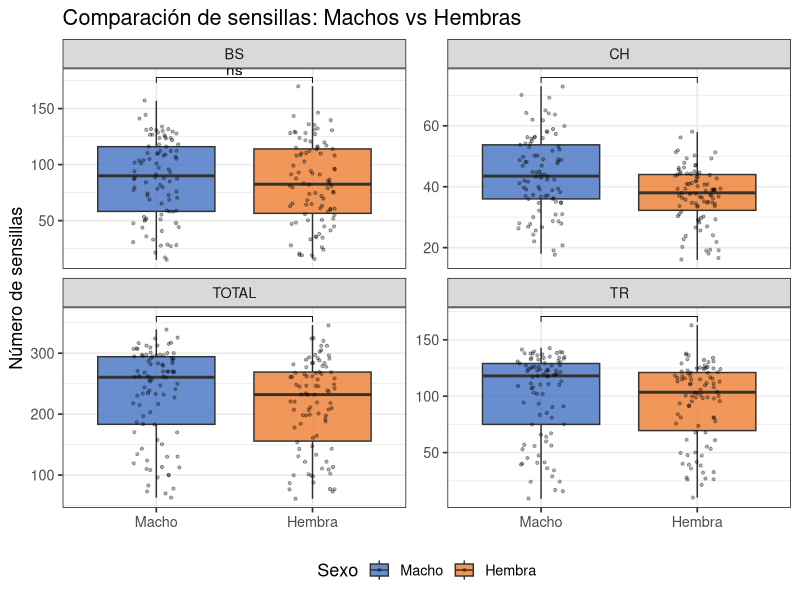
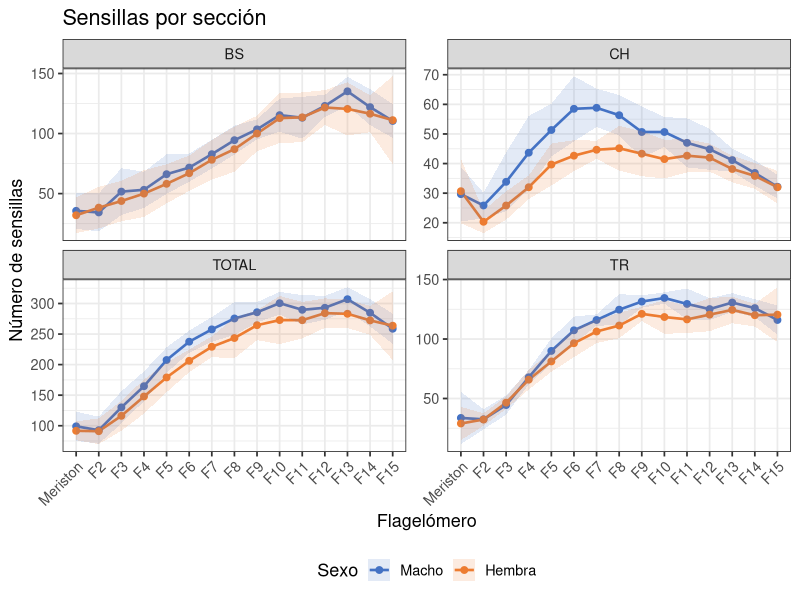

R code for these plots, in order:
## ---- chunk 1
knitr::opts_chunk$set(echo = TRUE)
## ---- chunk 2
library(tidyverse)
library(rstatix)    
library(ggpubr)      
library(car)
library(coin)
library(glmmTMB)
## ---- chunk 3
data <- read.csv2("sens_data.csv", sep = ";", header = TRUE)
## ---- chunk 4
cat("Dimensiones:", dim(data), "\n")
cat("Columnas:", names(data), "\n")

flagelomeros <- names(data)[3:ncol(data)]  
cat("Flagelómeros detectados:", flagelomeros, "\n")

data_long <- data %>%
  pivot_longer(
    cols      = all_of(flagelomeros),
    names_to  = "flagelomero",
    values_to = "n_sensillas"
  ) %>%
  mutate(
    sexo = case_when(
      str_starts(ID, "M") ~ "Macho",
      str_starts(ID, "H") ~ "Hembra"
    ),
    flagelomero = factor(flagelomero, levels = flagelomeros),
    sexo        = factor(sexo, levels = c("Macho", "Hembra")),
    sens_type   = factor(sens_type)
  )

  
## ---- chunk 5
descriptive <- data_long %>%
  group_by(sexo, sens_type) %>%
  summarise(
    n        = n(),
    media    = mean(n_sensillas, na.rm = TRUE),
    mediana  = median(n_sensillas, na.rm = TRUE),
    DE       = sd(n_sensillas, na.rm = TRUE),
    min      = min(n_sensillas, na.rm = TRUE),
    max      = max(n_sensillas, na.rm = TRUE),
    .groups  = "drop"
  )
 
print(descriptive)
 
descriptive_flag <- data_long %>%
  group_by(sexo, sens_type, flagelomero) %>%
  summarise(
    media = mean(n_sensillas, na.rm = TRUE),
    DE    = sd(n_sensillas, na.rm = TRUE),
    .groups = "drop"
  )
## ---- chunk 6
normalidad <- data_long %>%
  group_by(sexo, sens_type) %>%
  shapiro_test(n_sensillas)
 
print(normalidad)
## ---- chunk 7
wilcoxon <- data_long %>%
  group_by(sens_type) %>%
  rstatix::wilcox_test(n_sensillas ~ sexo) %>%
  rstatix::adjust_pvalue(method = "bonferroni") %>%
  rstatix::add_significance()

print(wilcoxon %>% select(sens_type, statistic, p, p.adj, p.adj.signif))

ef <- data_long %>%
  group_by(sens_type) %>%
  rstatix::wilcox_effsize(n_sensillas ~ sexo)

print(ef %>% select(sens_type, effsize, magnitude))
## ---- chunk 8
p1 <- data_long %>%
  ggplot(aes(x = sexo, y = n_sensillas, fill = sexo)) +
  geom_boxplot(outlier.shape = 21, alpha = 0.8) +
  geom_jitter(width = 0.15, alpha = 0.3, size = 0.8) +
  facet_wrap(~sens_type, scales = "free_y") +
  scale_fill_manual(values = c("Macho" = "#4472C4", "Hembra" = "#ED7D31")) +
  stat_compare_means(method = "wilcox.test", label = "p.signif",
                     comparisons = list(c("Macho", "Hembra"))) +
  labs(
    title    = "Comparación de sensillas: Machos vs Hembras",
      x = NULL, y = "Número de sensillas", fill = "Sexo"
  ) +
  theme_bw(base_size = 13) +
  theme(legend.position = "bottom")
print(p1)
## ---- chunk 9
p2 <- descriptive_flag %>%
  ggplot(aes(x = flagelomero, y = media, color = sexo, group = sexo)) +
  geom_line(linewidth = 0.9) +
  geom_point(size = 2) +
  geom_ribbon(aes(ymin = media - DE, ymax = media + DE, fill = sexo),
              alpha = 0.15, color = NA) +
  facet_wrap(~sens_type, scales = "free_y") +
  scale_color_manual(values = c("Macho" = "#4472C4", "Hembra" = "#ED7D31")) +
  scale_fill_manual(values  = c("Macho" = "#4472C4", "Hembra" = "#ED7D31")) +
  labs(
    title    = "Sensillas por sección",
    x = "Flagelómero", y = "Número de sensillas",
    color = "Sexo", fill = "Sexo"
  ) +
  theme_bw(base_size = 13) +
  theme(
    axis.text.x    = element_text(angle = 45, hjust = 1),
    legend.position = "bottom"
  )
print(p2)
## ---- chunk 10
sens <- read.csv("sens_data.csv", sep = ";", header = TRUE)


flagelomeros <- names(sens)[3:ncol(sens)]


sens_long <- pivot_longer(sens,
                          cols = all_of(flagelomeros),
                          names_to = "flagelomero",
                          values_to = "n_sensillas")


sens_long$sexo      <- ifelse(grepl("^M", sens_long$ID), "Macho", "Hembra")
sens_long$vista     <- ifelse(grepl("V", sens_long$ID), "Ventral", "Distal")
sens_long$individuo <- paste0(
                         ifelse(grepl("^M", sens_long$ID), "M", "H"),
                         gsub("[^0-9]", "", sens_long$ID))


sens_long$sexo       <- factor(sens_long$sexo, levels = c("Macho", "Hembra"))
sens_long$vista      <- factor(sens_long$vista, levels = c("Ventral", "Distal"))
sens_long$flagelomero <- factor(sens_long$flagelomero, levels = flagelomeros)
sens_long$sens_type  <- factor(sens_long$sens_type)


head(sens_long)
## ---- chunk 11

for (tipo in levels(sens_long$sens_type)) {
  
  sub <- sens_long[sens_long$sens_type == tipo, ]
  
  modelo <- glmmTMB(n_sensillas ~ sexo * vista + flagelomero + (1 | individuo),
                    data   = sub,
                    family = poisson)
  
  cat("\n============================================================\n")
  cat(sprintf("  GLMM - Tipo: %s\n", tipo))
  cat("============================================================\n")
  print(summary(modelo))
}
